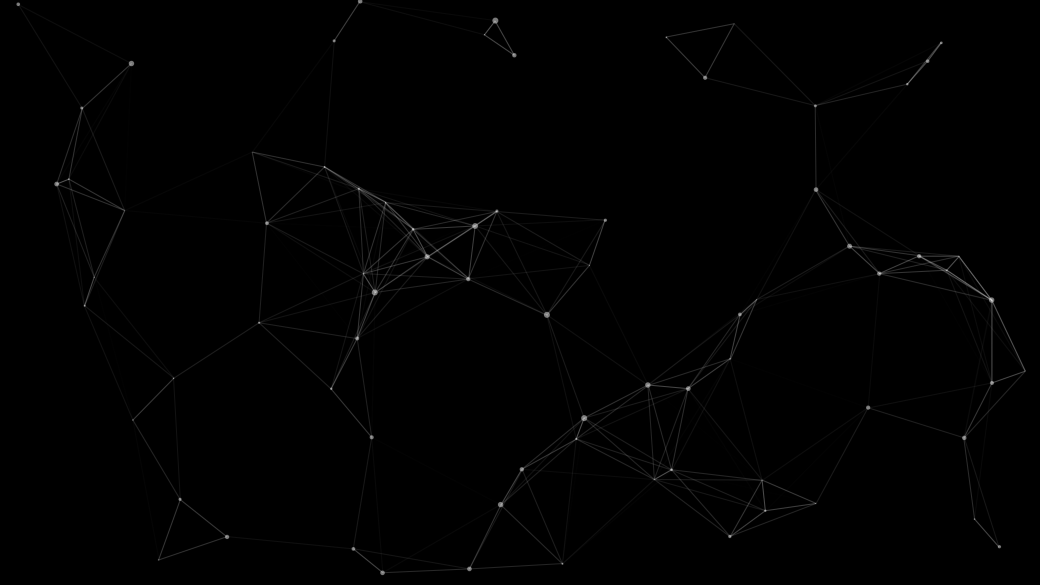
#> input picture bgforweb.png, 2080 x 1170 px (shown at 1/2 size)
$ python -i check_values.py   (imports and definitions only)   (older library calls are emulated)
#> lines starting #> are read from the running program, lines starting #| are printed output that depends on the picture
#> further down, picture is the input picture: shape (1170, 2080, 3); min 0, max 232, mean 1.2
import streamlit as st
import cv2
import numpy as np

def analyze_image(image):
    """Show actual feature values"""
    gray = cv2.cvtColor(image, cv2.COLOR_BGR2GRAY)

    edges = cv2.Canny(gray, 30, 100)
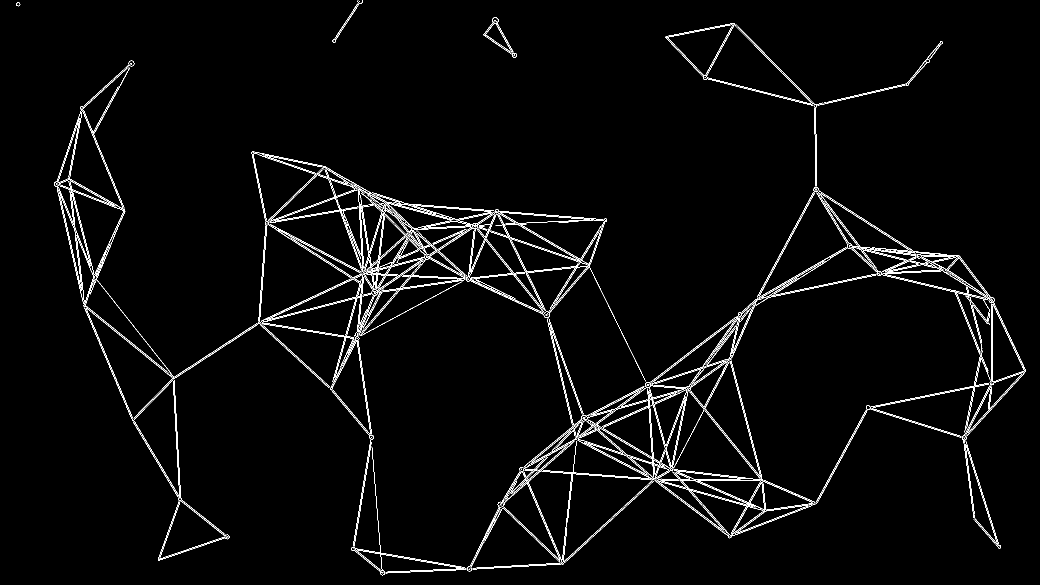
#> edges: shape (1170, 2080) (shown at 1/2 size); 2.5% white in thin lines or dots
    edge_density = np.sum(edges > 0) / edges.size
#> edge_density = 0.0251

    laplacian = cv2.Laplacian(gray, cv2.CV_64F)
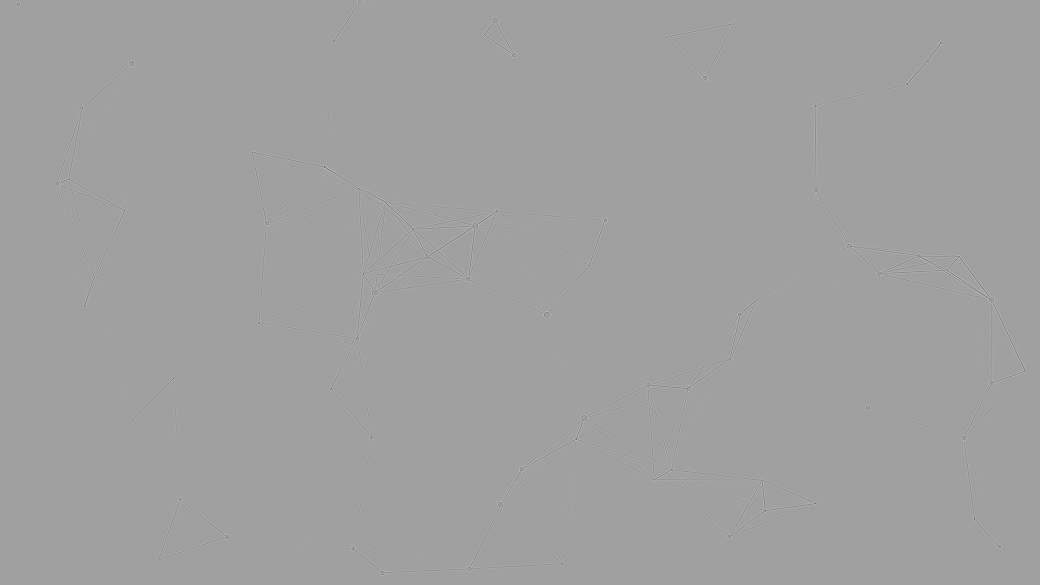
#> laplacian: shape (1170, 2080) float64 (shown at 1/2 size); min -343, max 201, mean 0; drawn with min black and max white
    texture_variance = np.var(laplacian)
#> texture_variance = 53.08

    return edge_density, texture_variance

# [24 lines not run here, left out]

>>> import cv2
>>> picture = cv2.imread('bgforweb.png')
>>> result = analyze_image(picture)
#> result = (0.0251, 53.08)
